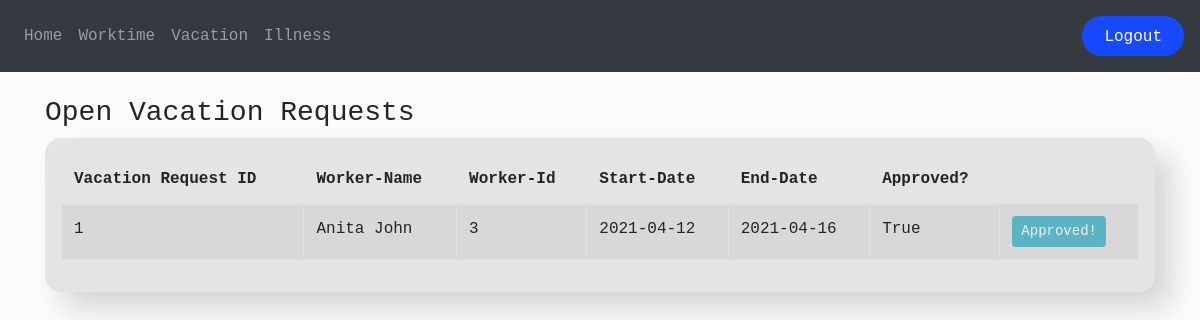
Page /vacation_requests (signed in) on the earlier database version.
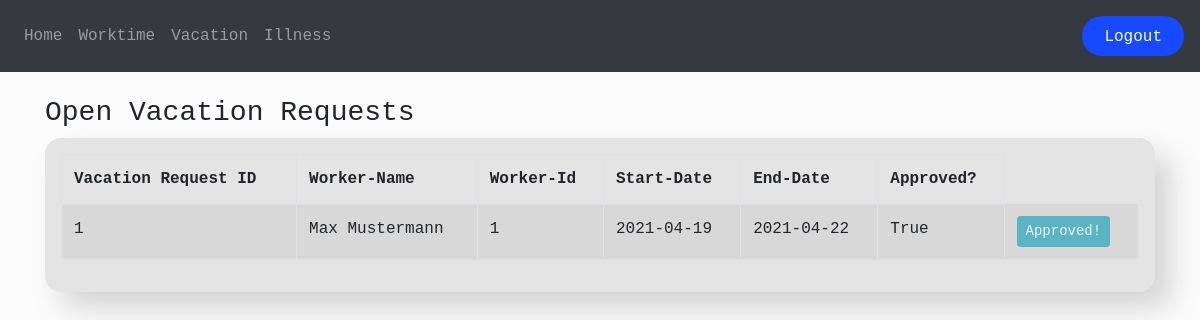
Same page on the later database version.
### app/models.py (models this page shows, shortened)
class User(db.Model, UserMixin):
    id = db.Column(db.Integer, primary_key=True)
    email = db.Column(db.String(150), unique=True)
    password = db.Column(db.String(150))
    full_name = db.Column(db.String(150))
    target_hours = db.Column(db.Float, default=160)
    worked_hours = db.Column(db.Float, default=0)
    flex_time = db.Column(db.Float, default=0)
    vacation_days = db.Column(db.Integer, default=30)
    vacation_days_taken = db.Column(db.Integer, default=0)
    roles_id = db.Column(db.Integer, db.ForeignKey('role.id'))
    vacation_requests = db.relationship('Vacation', backref='user')
    illness = db.relationship('Illness', backref='user')

class Vacation(db.Model):
    id = db.Column(db.Integer, primary_key=True)
    start_date = db.Column(db.Date)
    end_date = db.Column(db.Date)
    user_id = db.Column(db.Integer, db.ForeignKey('user.id'))
    approved = db.Column(db.Boolean, default=False)

### app/vacation.py (the view, shortened to what this page needs)
@vac.route('/vacation_requests', methods=['GET', 'POST'])
@login_required
def vacation_requests():
    requests = Vacation.query.all()
    users = User.query.all()
    return render_template('vacation_requests.html', requests=requests, user=current_user,  users=users, User=User, roles_id=session.get('roles_id'))

### app/templates/vacation_requests.html (shortened to what this page needs)
{% extends 'base.html' %}
{% block page_header %}
<h3>Open Vacation Requests</h3>
{% endblock page_header %}
{% block content %}
<div class="container">
    <div class="vacation-requests-personal overflow-hidden">
        <div class="table-responsive">
            <table class="table table-striped table-bordered table-limited ">
                <thead>
                    <tr>
                        <th class="row-sm">Vacation Request ID</th>
                        <th class="row-sm">Worker-Name</th>
                        <th class="row-sm">Worker-Id</th>
                        <th class="row-sm">Start-Date</th>
                        <th class="row-sm">End-Date</th>
                        <th class="row-sm">Approved?</th>
                    </tr>
                </thead>
                <tbody>
                    {% for request in requests %}
                    <tr>
                        <td>{{request.id}}</td>
                        <td>{{User.query.filter_by(id=request.user_id).first().full_name}}</td>
                        <td>{{User.query.filter_by(id=request.user_id).first().id}}</td>
                        <td>{{request.start_date}}</td>
                        <td>{{request.end_date}}</td>
                        <td>{{request.approved}}</td>
                        {% if request.approved == True %}
                        <td><button class="btn btn-info btn-sm" disabled>Approved!</button></td>
                        {% endif %}
                    </tr>
                    {% endfor %}
                </tbody>
            </table>
        </div>
    </div>
</div>
{% endblock content %}

Differences in the rows shown:
no longer on this page (row edited): User: query.filter_by "Anita John"
changed Vacation "True": query.filter_by "3" → "1"; start_date "2021-04-12" → "2021-04-19"; end_date "2021-04-16" → "2021-04-22"
now on this page (row edited): User: query.filter_by "Max Mustermann"
